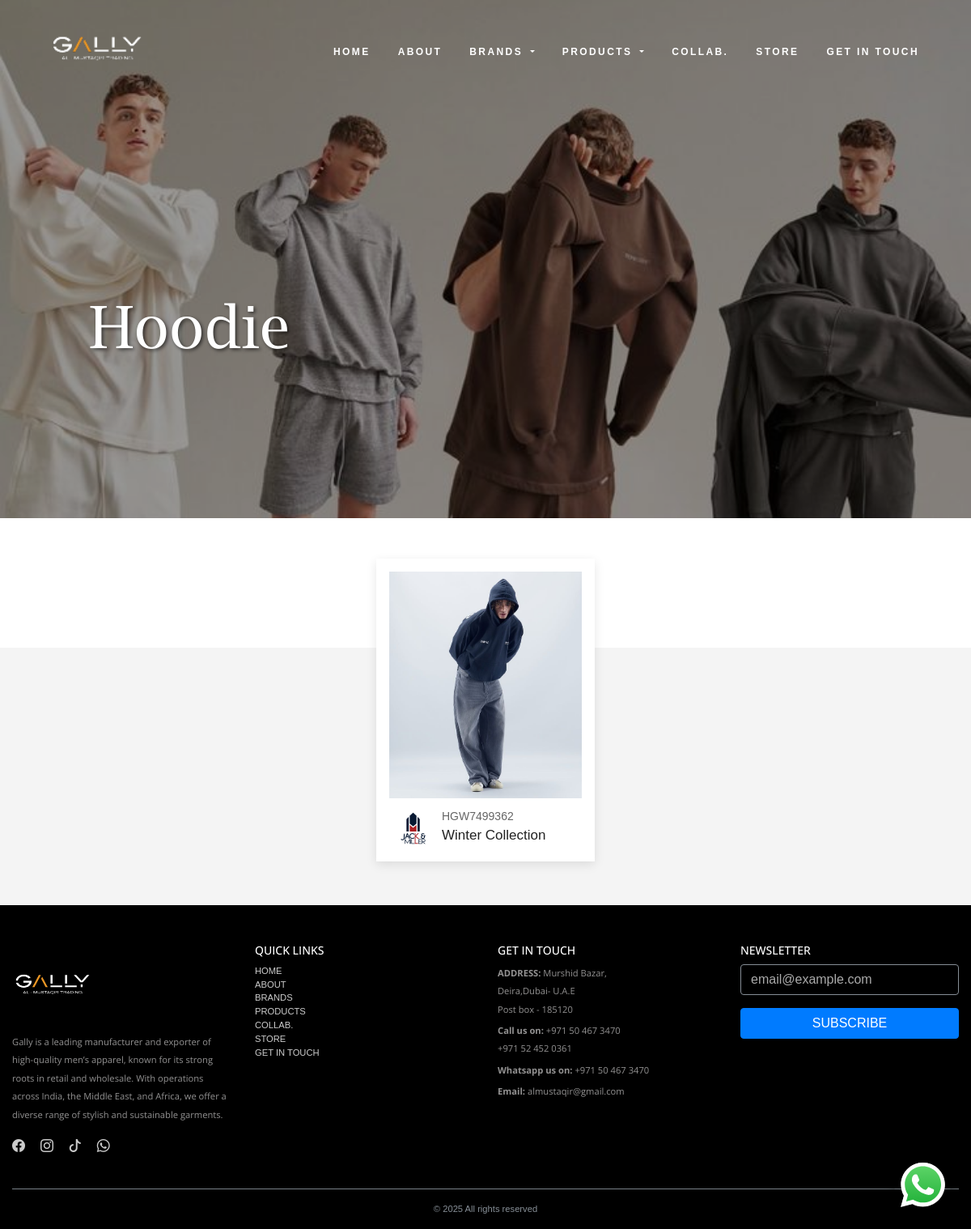
/category/hoodie/, run on an earlier commit of the app's database.
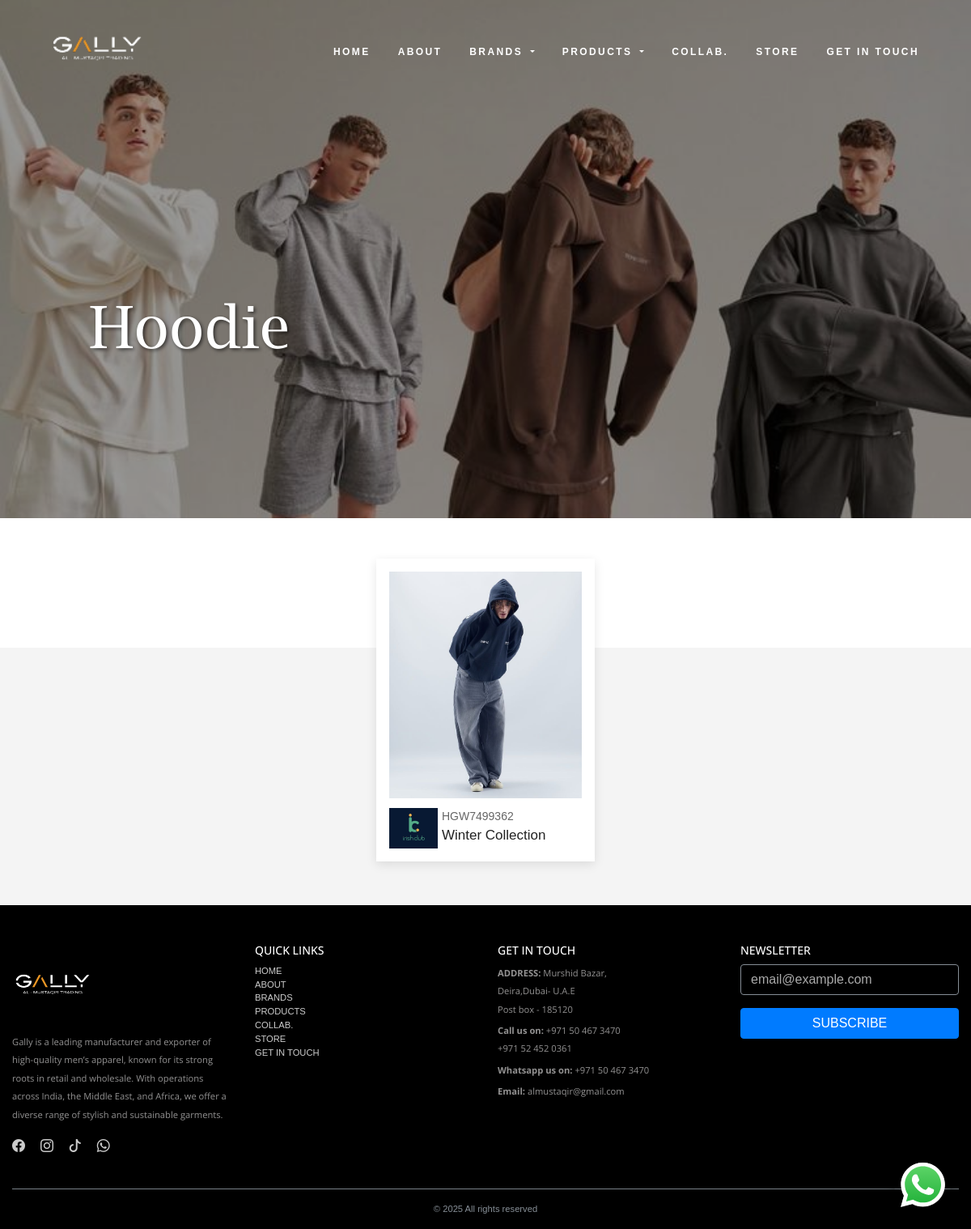
And on a later commit of the database.
### store/models.py (models this page shows, shortened)
class Category(models.Model):
    name = models.CharField(max_length=100, blank=True, null=True)
    slug = models.SlugField(unique=True, blank=True, null=True)
    image = models.ImageField(upload_to='uploads/categories/images/', blank=True, null=True)
    video = models.FileField(
        upload_to='uploads/categories/videos/',
        blank=True,
        null=True,
        validators=[validate_video_file_extension]
    )
    class Meta:
        verbose_name = "Category (Add Categories Here)"
        verbose_name_plural = "Categories (Add Categories Here)"

class Product(models.Model):
    code = models.CharField(max_length=100, unique=True, null=True, blank=True)
    name = models.CharField(max_length=300, null=True, blank=True)
    brand = models.ForeignKey(Brand, on_delete=models.CASCADE)
    category = models.ForeignKey(Category, on_delete=models.CASCADE)
    made = models.CharField(max_length=150, null=True, blank=True)
    collection = models.ForeignKey(Collections, on_delete=models.CASCADE)
    class Meta:
        verbose_name = "Products (Add Your Products Here)"
        verbose_name_plural = "Products (Add Your Products Here)"

class ProductMedia(models.Model):
    product = models.ForeignKey(Product, related_name='media', on_delete=models.CASCADE)
    image = models.ImageField(upload_to='uploads/products/images/', blank=True, null=True)

class Brand(models.Model):
    name = models.CharField(max_length=500, null=True, blank=True)
    slug = models.SlugField(unique=True, blank=True, null=True)
    logo = models.ImageField(upload_to='uploads/brand_logos/', blank=True, null=True)
    image = models.ImageField(upload_to='uploads/brand_banner/', blank=True, null=True)
    class Meta:
        verbose_name = "Our Brands (Add Your Brands Here)"
        verbose_name_plural = "Our Brands (Add Your Brands Here)"

class Collections(models.Model):
    name = models.CharField(max_length=100, blank=True, null=True)
    description = models.TextField(max_length=1000, null=True, blank=True)
    image1 = models.ImageField(upload_to='uploads/collection/', blank=True, null=True)
    def __str__(self):
        return self.name
    class Meta:
        verbose_name = "Collection (Add Your Collections Here)"
        verbose_name_plural = "Collections (Add Your Collections Here)"

### store/views.py (the view)
# urls.py: path('category/<slug:slug>/', views.category, name='category'),
def category(request,slug):
    category = get_object_or_404(Category, slug=slug)
    products = Product.objects.filter(category=category)
    return render(request, 'category.html', {'category': category, 'products': products})

### store/context_processors.py (called while the page is built)
def brand_and_category_context(request):
    return {
        'brands': Brand.objects.all(),
        'categories': Category.objects.all(),
    }

### store/templates/category.html (shortened to what this page needs)
{% extends 'base.html' %}
{% load static %}
{% block content %}
{% if category %}
  <div
    class="brand_banner_container position-relative w-100"
    style="width: 100%; height: 80%; object-fit: cover; margin-bottom: 50px;"
  >
    {% if category.image %}
    <img
      src="{{ category.image.url }}"
      alt="Category Banner"
      class="img-fluid w-100 h-100 object-cover position-absolute top-0 start-0"
    />
    {% endif %}
    <div
      class="position-absolute top-0 start-0 w-100 h-100 d-flex flex-column justify-content-center align-items-center text-white text-center px-3"
      style="background: rgba(0, 0, 0, 0.4)"
    >
      {% if category.name %}
      <div class="home_slider_content">
        <div class="home_slider_content_inner">
          <div class="home_slider_title">{{ category.name }}</div>
        </div>
      </div>
      {% endif %}
    </div>
  </div>
{% endif %}
<div class="container">
  <div class="row justify-content-center">
    {% for product in products %}
      <div class="col-6 col-sm-6 col-md-4 col-lg-3 mb-4 d-flex justify-content-center">
        <div class="product-card" style="
          background: #fff;
          overflow: hidden;
          width: 100%;
          max-width: 320px;
          display: flex;
          flex-direction: column;
          box-shadow: 0 4px 12px rgba(0, 0, 0, 0.1);
          padding: 16px;
        ">
          <div class="product-image" style="width: 100%; height: 280px; margin-bottom: 12px;">
            {% if product.media.all %}
              <img src="{{ product.media.all.0.image.url }}" alt="{{ product.code }}" style="width: 100%; height: 100%; object-fit: cover;">
            {% else %}
              <div style="width: 100%; height: 100%; background-color: #eee; display: flex; align-items: center; justify-content: center;">
                <span>No image</span>
              </div>
            {% endif %}
          </div>
          <div class="product-details d-flex align-items-start">
            {% if product.brand.logo %}
              <img src="{{ product.brand.logo.url }}" alt="{{ product.brand.name }}" class="brand-logo" style="height: 50px; width: 60px;">
            {% endif %}
            <div class="product-texts" style="display: flex; flex-direction: column;">
              <div class="product-code">
                {{ product.code }}
              </div>
              <div class="product-collection">
                {{ product.collection }}
              </div>
            </div>
          </div>
        </div>
      </div>
    {% endfor %}
  </div>
</div>
{% endblock %}

### store/templates/base.html (shortened to what this page needs)
{% load static %}
<!DOCTYPE html>
<html lang="en">
<head>
<link rel="stylesheet" href="https://cdn.jsdelivr.net/npm/bootstrap-icons@1.10.5/font/bootstrap-icons.css">
<link rel="stylesheet" type="text/css" href= "{% static 'styles/bootstrap4/bootstrap.min.css' %}">
<link href= "{% static 'plugins/font-awesome-4.7.0/css/font-awesome.min.css' %}" rel="stylesheet" type="text/css">
<link rel="stylesheet" type="text/css" href= "{% static 'plugins/OwlCarousel2-2.2.1/owl.carousel.css' %}">
<link rel="stylesheet" type="text/css" href= "{% static 'plugins/OwlCarousel2-2.2.1/owl.theme.default.css' %}">
<link rel="stylesheet" type="text/css" href= "{% static 'plugins/OwlCarousel2-2.2.1/animate.css' %}">
<link href= "{% static 'plugins/colorbox/colorbox.css' %}" rel="stylesheet" type="text/css">
<link rel="stylesheet" type="text/css" href= "{% static 'styles/main_styles.css'  %}">
<link rel="stylesheet" type="text/css" href=  "{% static 'styles/responsive.css' %}">
<link rel="stylesheet" type="text/css" href=  "{% static 'styles/about_style.css' %}">
<link rel="stylesheet" type="text/css" href=  "{% static 'styles/footer.css' %}">
<link rel="stylesheet" type="text/css" href=  "{% static 'styles/contact_style.css' %}">
<link rel="stylesheet" type="text/css" href=  "{% static 'styles/collab_hover.css' %}">
<link href="https://unpkg.com/aos@2.3.4/dist/aos.css" rel="stylesheet">
</head>
<body>
<div class="home">
{% include 'navbar.html' %}
{% block content %}
{% endblock %}
<footer class="footer text-light pt-5" style="background-color: black; margin-top: 30px;">
  <div class="container">
    <div class="row">
      <div class="col-sm-6 col-lg-3 mb-4">
        <div class="footer-logo"><a href="{% url 'home' %}">
  <img src="{% static 'images/gally_logo.png' %}" alt="Gally Logo" class="gally-footer"></a>
		</div>
        <p class="small">
          Gally is a leading manufacturer and exporter of high-quality men’s apparel, known for its strong roots in retail and wholesale. With operations across India, the Middle East, and Africa, we offer a diverse range of stylish and sustainable garments.
        </p>
        <div class="social-icons" style="margin-top: 15px;">
          <a href="#"><i class="bi bi-facebook"></i></a>
          <a href="https://www.instagram.com/gally_dxb?igsh=OGdpYnI2OTN2dWpk&utm_source=qr" target="_blank"><i class="bi bi-instagram"></i></a>
		  <a href="https://www.tiktok.com/@1gally?_t=ZS-8xxk6MbkEPk&_r=1" target="_blank"><i class="bi bi-tiktok"></i></a>
		   <a href="https://wa.me/971504673470" target="_blank">
  <i class="bi bi-whatsapp"></i>
</a>
        </div>
      </div>
      <div class="col-sm-6 col-lg-3 mb-4">
        <h5 class="text-white">QUICK LINKS</h5>
        <ul class="list-unstyled small">
          <li><a href="{% url 'home' %}">HOME</a></li>
          <li><a href="{% url 'about' %}">ABOUT</a></li>
          <li><a href="{% url 'home' %}#our_brands">BRANDS</a></li>
		   <li><a href="{% url 'products' %}">PRODUCTS</a></li>
          <li><a href="{% url 'collab' %}">COLLAB.</a></li>
          <li><a href="{% url 'store' %}">STORE</a></li>
		  <li><a href="{% url 'contact' %}">GET IN TOUCH</a></li>
        </ul>
      </div>
      <div class="col-sm-6 col-lg-3 mb-4">
        <h5 class="text-white">GET IN TOUCH</h5>
        <p class="small mb-1"><strong>ADDRESS:</strong>
          Murshid Bazar,<br>
          Deira,Dubai- U.A.E<br>
          Post box - 185120
        </p>
        <p class="small mb-1"><strong>Call us on:</strong> +971 50 467 3470<br>+971 52 452 0361</p>
		<p class="small mb-1"><strong>Whatsapp us on:</strong> +971 50 467 3470 </p>
        <p class="small mb-1"><strong>Email:</strong> almustaqir@gmail.com</p>
      </div>
      <div class="col-sm-6 col-lg-3 mb-4">
        <h5 class="text-white">NEWSLETTER</h5>
        <form>
          <div class="form-group">
            <input type="email" class="form-control bg-transparent text-light border-secondary" placeholder="email@example.com" required>
          </div>
          <button type="submit" class="btn btn-primary btn-block">SUBSCRIBE</button>
        </form>
      </div>
    </div>
    <hr class="bg-secondary">
    <div class="text-center pb-3 small text-muted">
      &copy; <script>document.write(new Date().getFullYear());</script> All rights reserved
    </div>
  </div>
</footer>
    </div>
<a href="https://wa.me/971504673470?text=Hi%2C%20I'm%20interested%20in%20your%20collections.%20Please%20share%20the%20details."
   class="whatsapp-float"
   target="_blank"
   rel="noopener noreferrer"
   aria-label="Chat on WhatsApp">
  <img src="{% static 'images/whatsapp_logo.svg' %}"
       alt="WhatsApp Icon"
       class="whatsapp-icon">
</a>
</body>
</html>

### store/templates/navbar.html (shortened to what this page needs)
{% load static %}
<header class="header transparent-header">
  <div class="header_inner d-flex flex-row align-items-center justify-content-between">
    <div class="logo">
      <a href="{% url 'home' %}">
        <img src="{% static 'images/gally_logo.png' %}" alt="Gally Logo" class="gally-header">
      </a>
    </div>
    <nav class="main_nav">
      <ul class="navbar-nav d-flex flex-row gap-3 align-items-center">
        <li class="nav-item"><a class="nav-link" href="{% url 'home' %}">HOME</a></li>
        <li class="nav-item"><a class="nav-link" href="{% url 'about' %}">ABOUT</a></li>
        <li class="nav-item dropdown">
          <a class="nav-link dropdown-toggle" href="#" id="brandsDropdown" role="button" data-bs-toggle="dropdown" aria-expanded="false">
            BRANDS
          </a>
        </li>
        <li class="nav-item dropdown">
          <a class="nav-link dropdown-toggle" href="#" id="productsDropdown" role="button" data-bs-toggle="dropdown" aria-expanded="false">
            PRODUCTS
          </a>
        </li>
        <li class="nav-item"><a class="nav-link" href="{% url 'collab' %}">COLLAB.</a></li>
        <li class="nav-item"><a class="nav-link" href="{% url 'store' %}">STORE</a></li>
        <li class="nav-item"><a class="nav-link" href="{% url 'contact' %}">GET IN TOUCH</a></li>
      </ul>
    </nav>
  </div>
</header>

### static/styles/main_styles.css (style rules this page uses)
.whatsapp-float { position: fixed; bottom: 20px; right: 25px; z-index: 1000; width: 70px; height: 70px; background-color: transparent; border-radius: 50%; box-shadow: 0 4px 12px rgba(0, 0, 0, 0.3); display: flex; justify-content: center; align-items: center; transition: transform 0.2s ease; }
.whatsapp-icon { width: 55px; height: 55px; }
.container { max-width: 1200px; margin: auto; padding: 0 15px; }
.home_slider_content { display: flex; justify-content: flex-start; align-items: flex-start; text-align: left; padding-left: 60px; height: 100%; }
.home_slider_content_inner { max-width: 600px; }
.home_slider_title, .home_slider_subtitle { background: none !important; padding: 0; margin: 0 0 10px 0; color: white; }
* { margin: 0; padding: 0; -webkit-font-smoothing: antialiased; -webkit-text-shadow: rgba(0,0,0,.01) 0 0 1px; text-shadow: rgba(0,0,0,.01) 0 0 1px; }
body { font-family: 'Open Sans', sans-serif; font-size: 14px; font-weight: 400; background: #FFFFFF; color: #2f2f2f; overflow-x: hidden; overflow-y: auto; }
div { display: block; position: relative; -webkit-box-sizing: border-box; -moz-box-sizing: border-box; box-sizing: border-box; }
ul { list-style: none; margin-bottom: 0px; }
p { font-family: 'Open Sans', sans-serif; font-size: 14px; line-height: 2; font-weight: 400; color: #929191; -webkit-font-smoothing: antialiased; -webkit-text-shadow: rgba(0,0,0,.01) 0 0 1px; text-shadow: rgba(0,0,0,.01) 0 0 1px; }
a, a:hover, a:visited, a:active, a:link { text-decoration: none; -webkit-font-smoothing: antialiased; -webkit-text-shadow: rgba(0,0,0,.01) 0 0 1px; text-shadow: rgba(0,0,0,.01) 0 0 1px; }
h5 { font-size: 14px; }
h1, h2, h3, h4, h5, h6 { font-family: 'Open Sans', sans-serif; -webkit-font-smoothing: antialiased; -webkit-text-shadow: rgba(0,0,0,.01) 0 0 1px; text-shadow: rgba(0,0,0,.01) 0 0 1px; }
.form-control { color: #db5246; }
.header { position: fixed; top: 0; left: 0; width: 100%; height: 120px; background: #FFFFFF; padding-left: 60px; padding-right: 64px; -webkit-transition: all 200ms ease; -moz-transition: all 200ms ease; -ms-transition: all 200ms ease; -o-transition: all 200ms ease; transition: all 200ms ease; position: fixed; top: 0; width: 100%; z-index: 1000; }
.header_inner { width: 100%; height: 100%; }
.logo img { height: 120px; width: 120px; }
.header.transparent-header { background: transparent; position: fixed; width: 100%; top: 0; left: 0; transition: background-color 0.3s ease, box-shadow 0.3s ease; }
.header.transparent-header .main_nav ul li a, .header.header-scrolled .main_nav ul li a { color: #ffffff; }
.main_nav { margin-left: auto; display: flex; align-items: center; transform: translateY(4px); }
.main_nav ul li { display: inline-block; margin-right: 50px; }
.main_nav ul li:last-child { margin-right: 0; }
.main_nav ul li a { font-size: 12px; text-transform: uppercase; color: #2f2f2f; font-weight: 600; letter-spacing: 0.2em; -webkit-transition: all 200ms ease; -moz-transition: all 200ms ease; -ms-transition: all 200ms ease; -o-transition: all 200ms ease; transition: all 200ms ease; }
.home { width: 100%; height: 100vh; background: #FFFFFF; }
.home_slider_content { position: absolute; top: 56.3%; left: 50px; transform: none; z-index: 10; text-align: left; pointer-events: none; }
.home_slider_content_inner { background: none; padding: 0; }
.home_slider_title { font-family: 'Lucida', serif; font-size: 72px; color: #FFFFFF; height: auto; line-height: 1.2; padding: 0; margin-bottom: 20px; white-space: normal; text-shadow: 2px 2px 4px rgba(0,0,0,0.6); }
.object-cover { object-fit: cover; }
header.header { display: flex; }
.footer { padding-top: 80px; }

### static/styles/responsive.css (style rules this page uses)
@media only screen and (max-width: 1600px) { .main_nav { padding-left: 100px; } }
@media only screen and (max-width: 1380px) { .main_nav { padding-left: 60px; } }
@media only screen and (max-width: 1380px) { .main_nav ul li { margin-right: 34px; } }

### static/styles/about_style.css (style rules this page uses)
.home_slider_content { display: flex; justify-content: flex-start; align-items: flex-start; text-align: left; padding-left: 60px; height: 100%; }
.home_slider_content_inner { max-width: 600px; }
.home_slider_title, .home_slider_subtitle { background: none !important; padding: 0; margin: 0 0 10px 0; color: white; }

### static/styles/contact_style.css (style rules this page uses)
body { font-family: Arial, sans-serif; margin: 0; padding: 0; background-color: #f4f4f4; }

### store/templates/navbar.html (style rules this page uses)
.header { display: flex; }
body, html { margin: 0 !important; padding: 0 !important; }

What changed in the data, as far as the page shows it:
changed through a linked row, Product "HGW7499362": brand.logo: a different picture
